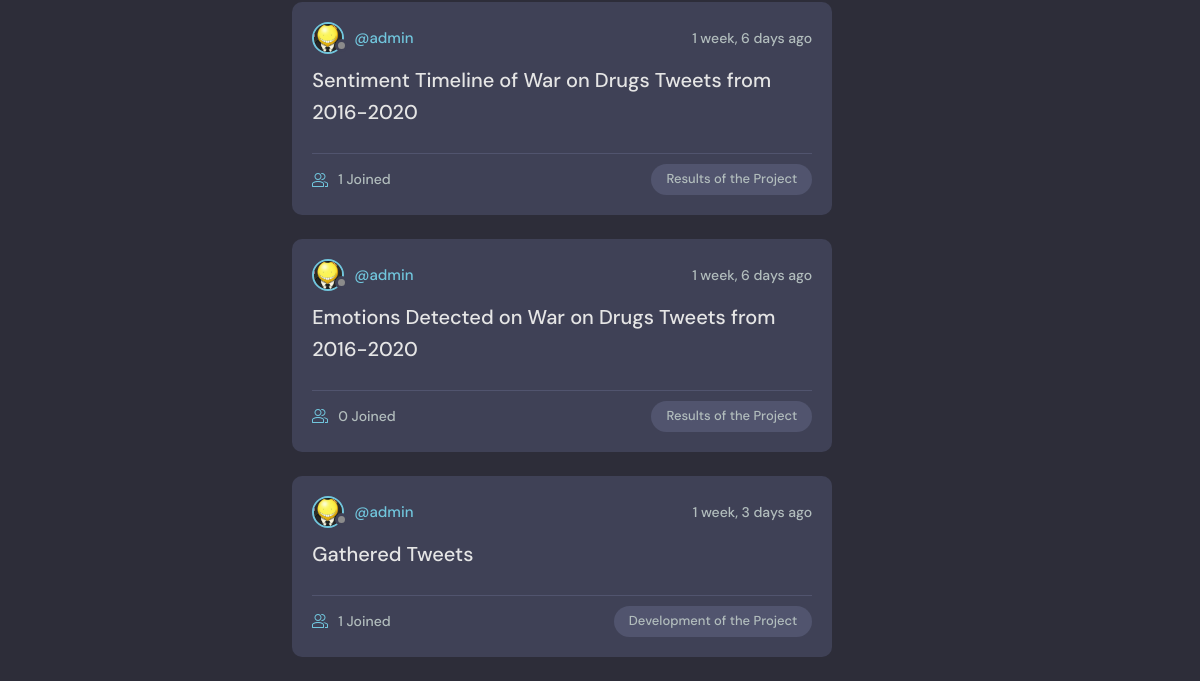
Before: / (lower part) with the older database file.
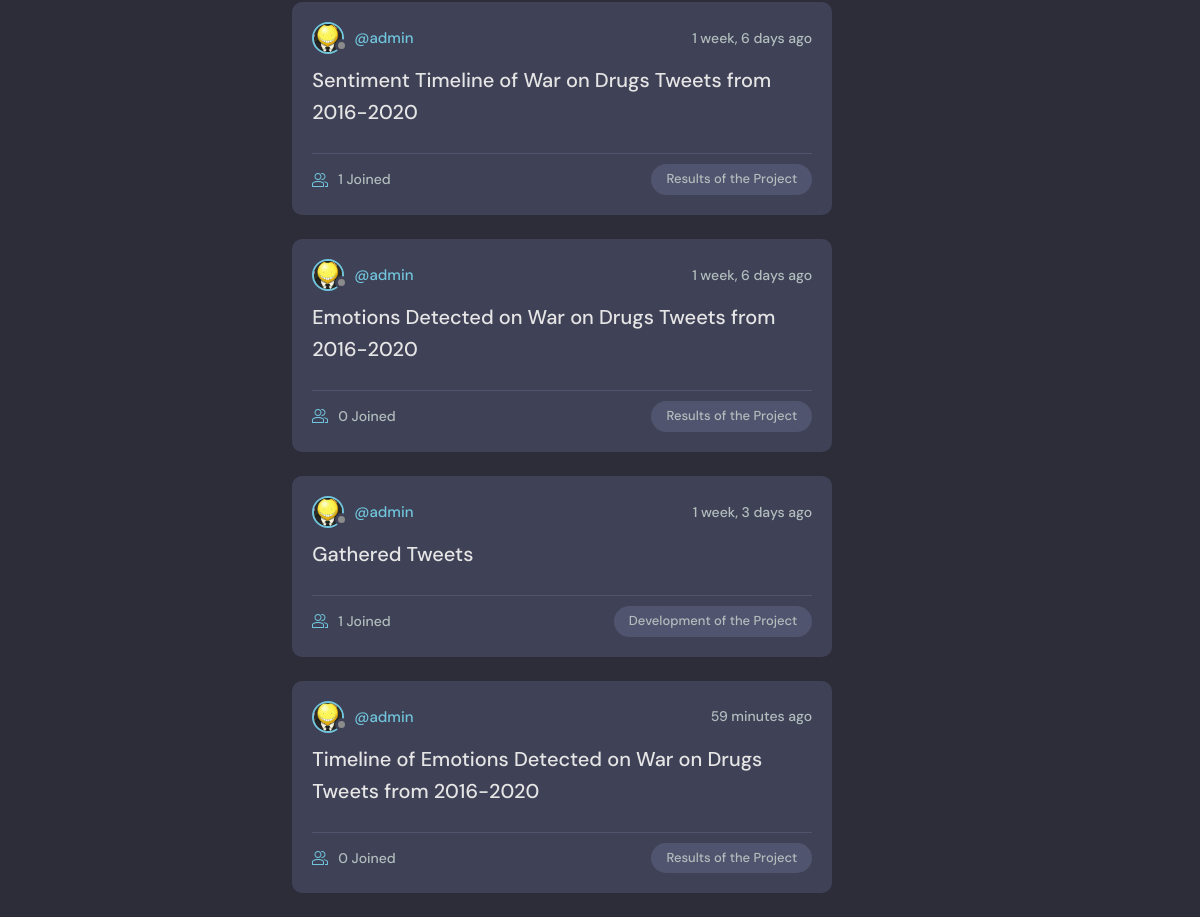
After: the same page with the newer database file.
### base/models.py (models this page shows, shortened)
class Room(models.Model):
    host = models.ForeignKey(User, on_delete=models.SET_NULL, null=True)
    topic = models.ForeignKey(Topic, on_delete=models.SET_NULL, null=True)
    name = models.CharField(max_length=200)
    description = models.TextField(null=True, blank=True)
    participants = models.ManyToManyField(User, related_name='participants', blank=True)
    updated = models.DateTimeField(auto_now=True)
    created = models.DateTimeField(auto_now_add=True)
    header_image = models.ImageField(null=True, blank = True)
    class Meta:
        ordering = ['created']
    def __str__(self):
        return self.name

class User(AbstractUser):
    name = models.CharField(max_length=200, null=True)
    email = models.EmailField(unique = True,null=True)
    bio = models.TextField(null=True)
    avatar = models.ImageField(null=True, default ="avatar.svg")
    USERNAME_FIELD = 'email'
    REQUIRED_FIELDS = []

class Topic(models.Model):
    name = models.CharField(max_length=200)

### base/views.py (the view)
# urls.py: path('', views.home, name="SenTweets home"),
def home(request):
    q = request.GET.get('q') if request.GET.get('q') != None else ''
    rooms = Room.objects.filter(
        Q(topic__name__icontains=q) |
        Q(name__icontains=q) |
        Q(description__icontains=q)
        )
    topics = Topic.objects.all()[0:2]
    room_count = rooms.count()
    room_messages = Message.objects.filter(Q(room__topic__name__icontains=q))
    context = {'rooms':rooms, 'topics':topics,
                 'room_count': room_count, 'room_messages': room_messages}
    return render(request, 'base/home.html', context)

### base/templates/base/home.html (shortened to what this page needs)
{% extends 'main.html' %}
{% load static %}
{% block content %}
    <main class="layout layout--3">
      <div class="container">
        <div class="roomList">
          <br>
          <br>
          {% include 'base/feed_component.html' %}
        </div>
      </div>
    </main>
  {% endblock %}

### base/templates/base/feed_component.html (shortened to what this page needs)
{% for room in rooms %}
<div class="roomListRoom">
    <div class="roomListRoom__header">
        <a href="{% url 'user-profile' room.host.id %}" class="roomListRoom__author">
            <div class="avatar avatar--small">
                <img src="{{room.host.avatar.url}}" />
            </div>
            <span>@{{room.host.username}}</span>
        </a>
        <div class="roomListRoom__actions">
            <span>{{room.created|timesince}} ago</span>
        </div>
    </div>
    <div class="roomListRoom__content">
        <a href="{% url 'room' room.id %}">{{room.name}}</a>
    </div>
    <div class="roomListRoom__meta">
        <a href="{% url 'room' room.id %}" class="roomListRoom__joined">
            {{room.participants.all.count}} Joined
        </a>
        <p class="roomListRoom__topic">{{room.topic.name}}</p>
    </div>
</div>
{% endfor %}

Changed rows visible on the page:
added Room: host.avatar (picture), host.username "admin", created "59 minutes", name "Timeline of Emotions Detected on War on Drugs Tweets from 2016-2020", participants.all.count "0", topic.name "Results of the Project"
